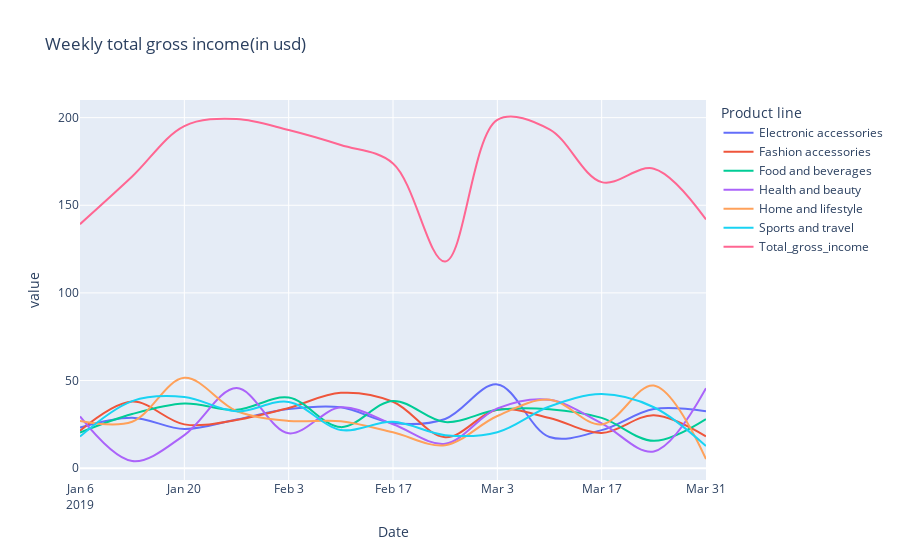

The cell this chart's notebook holds for it:
### Code cell
fig1 = df[["Date", "gross income", "Product line"]].set_index("Date")
fig1 = fig1.pivot_table(values="gross income", index = fig1.index, columns="Product line", aggfunc='sum', fill_value=0)
fig1["Total_gross_income"] = fig1.sum(axis=1)
fig1 = fig1.sort_index(ascending=True, )
fig1.index = pd.to_datetime(fig1.index)
weekly = fig1.resample('W').mean()

weekly
fig = px.line(weekly,  line_shape = "spline", 
             title="Weekly total gross income(in usd)")
fig.show()

### Figure 1 — Plotly figure (JSON) as saved in the notebook; plotly's stock layout.template omitted (floating-point values rounded to 4 significant figures)
{"data": [{"hovertemplate": "Product line=Electronic accessories<br>Date=%{x}<br>value=%{y}<extra></extra>", "legendgroup": "Electronic accessories", "line": {"color": "#636efa", "dash": "solid", "shape": "spline"}, "marker": {"symbol": "circle"}, "mode": "lines", "name": "Electronic accessories", "orientation": "v", "showlegend": true, "type": "scatter", "x": ["2019-01-06T00:00:00", "2019-01-13T00:00:00", "2019-01-20T00:00:00", "2019-01-27T00:00:00", "2019-02-03T00:00:00", "2019-02-10T00:00:00", "2019-02-17T00:00:00", "2019-02-24T00:00:00", "2019-03-03T00:00:00", "2019-03-10T00:00:00", "2019-03-17T00:00:00", "2019-03-24T00:00:00", "2019-03-31T00:00:00"], "xaxis": "x", "y": [23.15, 28.79, 22.32, 27.75, 33.72, 34.68, 25.72, 28.08, 47.77, 17.8, 21.68, 33.71, 32.41], "yaxis": "y"}, {"hovertemplate": "Product line=Fashion accessories<br>Date=%{x}<br>value=%{y}<extra></extra>", "legendgroup": "Fashion accessories", "line": {"color": "#EF553B", "dash": "solid", "shape": "spline"}, "marker": {"symbol": "circle"}, "mode": "lines", "name": "Fashion accessories", "orientation": "v", "showlegend": true, "type": "scatter", "x": ["2019-01-06T00:00:00", "2019-01-13T00:00:00", "2019-01-20T00:00:00", "2019-01-27T00:00:00", "2019-02-03T00:00:00", "2019-02-10T00:00:00", "2019-02-17T00:00:00", "2019-02-24T00:00:00", "2019-03-03T00:00:00", "2019-03-10T00:00:00", "2019-03-17T00:00:00", "2019-03-24T00:00:00", "2019-03-31T00:00:00"], "xaxis": "x", "y": [21.29, 37.96, 24.98, 27.47, 34.35, 42.97, 37.9, 17.65, 33.36, 28.66, 20.11, 30.21, 18.16], "yaxis": "y"}, {"hovertemplate": "Product line=Food and beverages<br>Date=%{x}<br>value=%{y}<extra></extra>", "legendgroup": "Food and beverages", "line": {"color": "#00cc96", "dash": "solid", "shape": "spline"}, "marker": {"symbol": "circle"}, "mode": "lines", "name": "Food and beverages", "orientation": "v", "showlegend": true, "type": "scatter", "x": ["2019-01-06T00:00:00", "2019-01-13T00:00:00", "2019-01-20T00:00:00", "2019-01-27T00:00:00", "2019-02-03T00:00:00", "2019-02-10T00:00:00", "2019-02-17T00:00:00", "2019-02-24T00:00:00", "2019-03-03T00:00:00", "2019-03-10T00:00:00", "2019-03-17T00:00:00", "2019-03-24T00:00:00", "2019-03-31T00:00:00"], "xaxis": "x", "y": [20.3, 30.85, 36.92, 33.28, 40.25, 23.41, 38.37, 26.3, 33.32, 33.63, 28.67, 15.58, 27.95], "yaxis": "y"}, {"hovertemplate": "Product line=Health and beauty<br>Date=%{x}<br>value=%{y}<extra></extra>", "legendgroup": "Health and beauty", "line": {"color": "#ab63fa", "dash": "solid", "shape": "spline"}, "marker": {"symbol": "circle"}, "mode": "lines", "name": "Health and beauty", "orientation": "v", "showlegend": true, "type": "scatter", "x": ["2019-01-06T00:00:00", "2019-01-13T00:00:00", "2019-01-20T00:00:00", "2019-01-27T00:00:00", "2019-02-03T00:00:00", "2019-02-10T00:00:00", "2019-02-17T00:00:00", "2019-02-24T00:00:00", "2019-03-03T00:00:00", "2019-03-10T00:00:00", "2019-03-17T00:00:00", "2019-03-24T00:00:00", "2019-03-31T00:00:00"], "xaxis": "x", "y": [29.53, 4.076, 18.86, 45.69, 19.87, 34.74, 25.01, 13.94, 34.08, 38.98, 25.55, 9.505, 45.56], "yaxis": "y"}, {"hovertemplate": "Product line=Home and lifestyle<br>Date=%{x}<br>value=%{y}<extra></extra>", "legendgroup": "Home and lifestyle", "line": {"color": "#FFA15A", "dash": "solid", "shape": "spline"}, "marker": {"symbol": "circle"}, "mode": "lines", "name": "Home and lifestyle", "orientation": "v", "showlegend": true, "type": "scatter", "x": ["2019-01-06T00:00:00", "2019-01-13T00:00:00", "2019-01-20T00:00:00", "2019-01-27T00:00:00", "2019-02-03T00:00:00", "2019-02-10T00:00:00", "2019-02-17T00:00:00", "2019-02-24T00:00:00", "2019-03-03T00:00:00", "2019-03-10T00:00:00", "2019-03-17T00:00:00", "2019-03-24T00:00:00", "2019-03-31T00:00:00"], "xaxis": "x", "y": [26.97, 26.48, 51.53, 32.64, 26.96, 26.79, 20.48, 13.08, 29.75, 39.05, 24.93, 47.14, 5.192], "yaxis": "y"}, {"hovertemplate": "Product line=Sports and travel<br>Date=%{x}<br>value=%{y}<extra></extra>", "legendgroup": "Sports and travel", "line": {"color": "#19d3f3", "dash": "solid", "shape": "spline"}, "marker": {"symbol": "circle"}, "mode": "lines", "name": "Sports and travel", "orientation": "v", "showlegend": true, "type": "scatter", "x": ["2019-01-06T00:00:00", "2019-01-13T00:00:00", "2019-01-20T00:00:00", "2019-01-27T00:00:00", "2019-02-03T00:00:00", "2019-02-10T00:00:00", "2019-02-17T00:00:00", "2019-02-24T00:00:00", "2019-03-03T00:00:00", "2019-03-10T00:00:00", "2019-03-17T00:00:00", "2019-03-24T00:00:00", "2019-03-31T00:00:00"], "xaxis": "x", "y": [17.99, 38.25, 40.59, 32.39, 37.79, 21.77, 26.43, 18.83, 20.5, 35.2, 42.26, 34.74, 12.63], "yaxis": "y"}, {"hovertemplate": "Product line=Total_gross_income<br>Date=%{x}<br>value=%{y}<extra></extra>", "legendgroup": "Total_gross_income", "line": {"color": "#FF6692", "dash": "solid", "shape": "spline"}, "marker": {"symbol": "circle"}, "mode": "lines", "name": "Total_gross_income", "orientation": "v", "showlegend": true, "type": "scatter", "x": ["2019-01-06T00:00:00", "2019-01-13T00:00:00", "2019-01-20T00:00:00", "2019-01-27T00:00:00", "2019-02-03T00:00:00", "2019-02-10T00:00:00", "2019-02-17T00:00:00", "2019-02-24T00:00:00", "2019-03-03T00:00:00", "2019-03-10T00:00:00", "2019-03-17T00:00:00", "2019-03-24T00:00:00", "2019-03-31T00:00:00"], "xaxis": "x", "y": [139.2, 166.4, 195.2, 199.2, 192.9, 184.4, 173.9, 117.9, 198.8, 193.3, 163.2, 170.9, 141.9], "yaxis": "y"}], "layout": {"legend": {"title": {"text": "Product line"}, "tracegroupgap": 0}, "title": {"text": "Weekly total gross income(in usd)"}, "xaxis": {"anchor": "y", "domain": [0, 1], "title": {"text": "Date"}}, "yaxis": {"anchor": "x", "domain": [0, 1], "title": {"text": "value"}}}}
